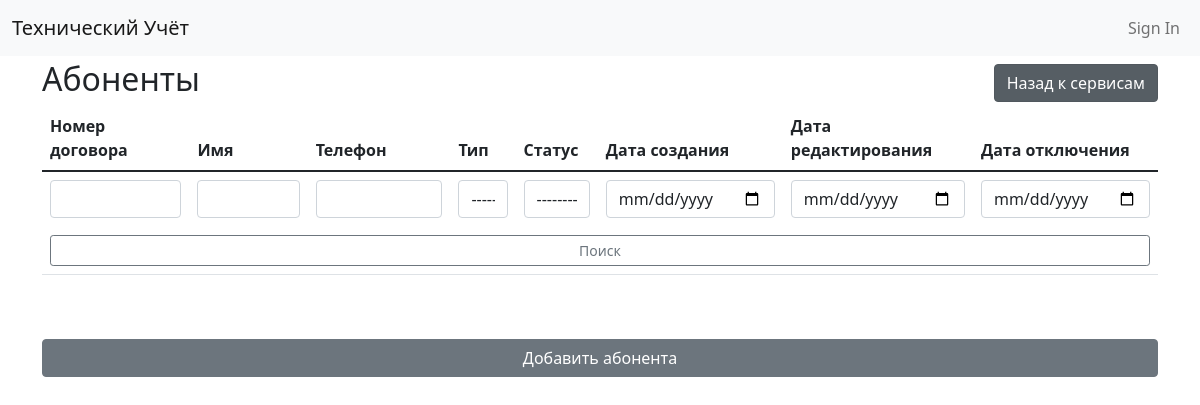
The page /abonents/ on the database as committed earlier.
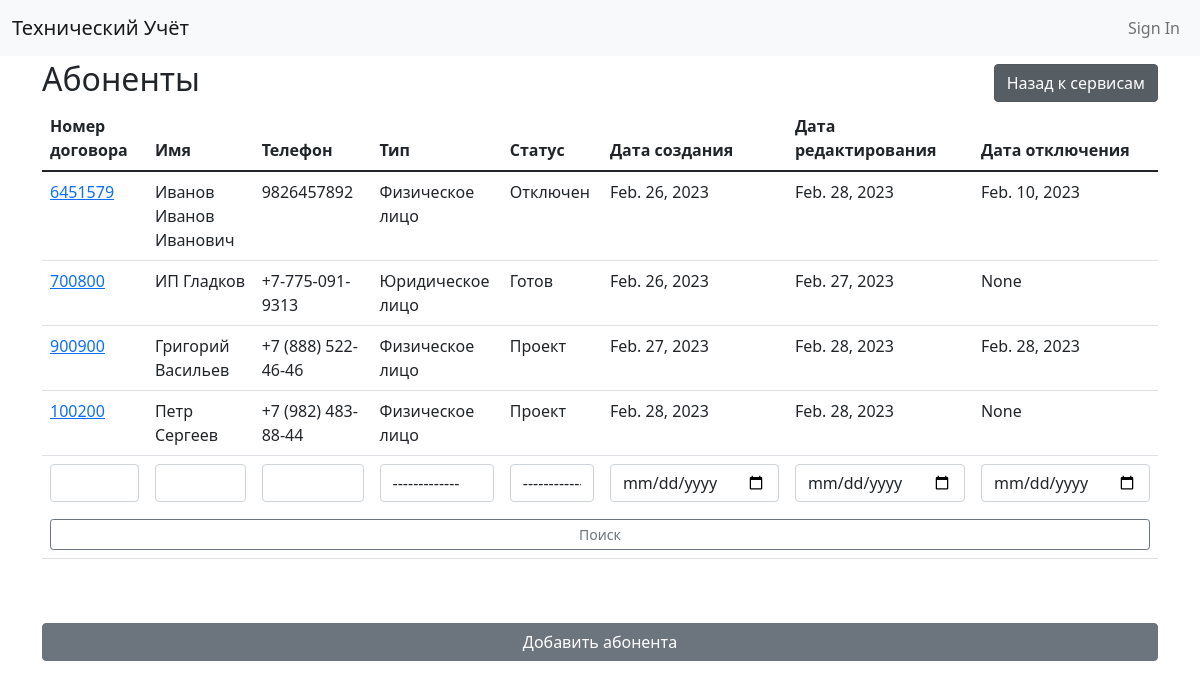
The same page on the database as committed later.
### abonents/models.py (models this page shows, shortened)
class Abonent(models.Model):
    name = models.CharField('Имя', max_length=25, unique=True)
    type = models.ForeignKey(AbonentType, on_delete=models.CASCADE, verbose_name="Тип")
    created_date = models.DateField('Дата создания', auto_now_add=True)
    change_date = models.DateField('Дата изменения', auto_now=True)
    enable_date = models.DateField('Дата подключения', blank=True, null=True)
    disable_date = models.DateField('Дата отключения', blank=True, null=True)
    phone = models.CharField('Номер телефона', max_length=30, unique=True, null=True, blank=True)
    contract = models.CharField('Номер договора', max_length=50, unique=True, null=True, blank=True)
    object_status = models.ForeignKey(
        ObjectStatus,
        on_delete=models.CASCADE,
        verbose_name='Статус',
        blank=True,
        null=True
    )
    building = models.ForeignKey(
        'buildings.building',
        on_delete=models.CASCADE,
        verbose_name="Здание",
        null=True,
        blank=True
    )
    class Meta:
        verbose_name = "Абонент"
        verbose_name_plural = "Абоненты"
        ordering = ['id']
    def get_absolute_url(self):
        return reverse('abonent-detail', kwargs={'pk': self.pk})

class AbonentType(models.Model):
    name = models.CharField('Наименование', max_length=16, unique=True)
    class Meta:
        verbose_name = "Тип абонента"
        verbose_name_plural = "Типы абонентов"
        ordering = ['id']
    def __str__(self):
        return self.name

class ObjectStatus(models.Model):
    name = models.CharField('Наименование', max_length=50, unique=True)
    class Meta:
        verbose_name = "Статус объекта"
        verbose_name_plural = "Статусы объектов"
        ordering = ['id']
    def __str__(self):
        return self.name

### abonents/views.py (the view, shortened to what this page needs)
# urls.py: path("", ListAndCreateAbonentView.as_view(), name='abonent-list'),
class ListAndCreateAbonentView(CreateView):
    model = Abonent
    template_name = "abonents/list.html"
    fields = create_and_update_fileds
    def get_context_data(self, **kwargs):
        context = super().get_context_data(**kwargs)
        qs = self.model.objects.all()
        filtered = False
        if self.request.GET.get('contract'):
            contract = self.request.GET.get('contract')
            qs = qs.filter(contract__icontains=contract)
            filtered = True
            context['contract'] = contract
        if self.request.GET.get('name'):
            name = self.request.GET.get('name')
            qs = qs.filter(name__icontains=name)
            filtered = True
            context['name'] = name
        if self.request.GET.get('phone'):
            phone = self.request.GET.get('phone')
            qs = qs.filter(phone__icontains=phone)
            filtered = True
            context['phone'] = phone
        if self.request.GET.get('type'):
            _type = self.request.GET.get('type')
            if _type.isdigit():
                qs = qs.filter(type__id=int(_type))
                filtered = True
                context['select_type'] = int(_type)
        if self.request.GET.get('object_status'):
            object_status = self.request.GET.get('object_status')
            if object_status.isdigit():
                qs = qs.filter(object_status__id=int(object_status))
                filtered = True
                context['select_object_status'] = int(object_status)
        page = 1
        if self.request.GET.get('page'):
            page = self.request.GET.get('page')
            if page.isdigit():
                page = int(page)
        paginator = Paginator(qs, 20)
        context['abonents_pages'] = paginator.num_pages
        context["abonents"] = paginator.get_page(page)
        context["object_statuses"] = ObjectStatus.objects.all()
        context["abonent_types"] = AbonentType.objects.all()
        context['buildings'] = Building.objects.select_related('region').all()
        context["regions"] = Region.objects.all()
        context["filtered"] = filtered
        return context

### buildings/models.py (called while the page is built)
    def __str__(self):
        return f'{self.street}, {self.house}'

### techuchet/users/context_processors.py (called while the page is built)
def allauth_settings(request):
    return {
        "ACCOUNT_ALLOW_REGISTRATION": settings.ACCOUNT_ALLOW_REGISTRATION,
    }

### abonents/templates/abonents/list.html (shortened to what this page needs)
{% extends "base.html" %}
{% load crispy_forms_tags %}
{% block content %}
    <div class="d-flex justify-content-between align-items-center">
        <h2>Абоненты</h2>
        <a href="{% url 'services-page' %}"><button class="btn btn-secondary active" role="button" aria-pressed="true">Назад к сервисам</button></a>
    </div>
    <table class="table">
        <thead>
          <tr>
            <th scope="col">Номер договора</th>
            <th scope="col">Имя</th>
            <th scope="col">Телефон</th>
            <th scope="col">Тип</th>
            <th scope="col">Статус</th>
            <th scope="col">Дата создания</th>
            <th scope="col">Дата редактирования</th>
            <th scope="col">Дата отключения</th>
          </tr>
        </thead>
        <tbody>
            {% for abonent in abonents %}
                <tr>
                    <td><a href="{{ abonent.get_absolute_url }}">{{ abonent.contract }}</a></td>
                    <td>{{ abonent.name }}</td>
                    <td>{{ abonent.phone }}</td>
                    <td>{{ abonent.type }}</td>
                    <td>{{ abonent.object_status }}</td>
                    <td>{{ abonent.created_date }}</td>
                    <td>{{ abonent.change_date }}</td>
                    <td>{{ abonent.disable_date }}</td>
                </tr>
            {% endfor %}
              <form action=".">
                <tr class="form-table-search-tr">
                  <td><input name="contract" {% if contract %}value="{{contract}}"{% endif %} class="form-control form-table-search-input"></input></td>
                  <td><input name="name" {% if name %}value="{{name}}"{% endif %} class="form-control form-table-search-input"></input></td>
                  <td><input name="phone" {% if phone %}value="{{phone}}"{% endif %} class="form-control form-table-search-input"></input></td>
                  <td>
                    <select name="type" class="form-control form-table-search-input">
                      <option value="">-------------</option>
                    </select>
                  </td>
                  <td>
                    <select name="object_status" class="form-control form-table-search-input">
                      <option value="">-------------</option>
                    </select>
                  </td>
                  <td><input type="date" {% if created_date %}value="{{created_date}}"{% endif %} name="created_date" class="form-control form-table-search-input"></input></td>
                  <td><input type="date" {% if change_date %}value="{{change_date}}"{% endif %} name="change_date" class="form-control form-table-search-input"></input></td>
                  <td><input type="date" {% if disable_date %}value="{{disable_date}}"{% endif %} name="disable_date" class="form-control form-table-search-input"></input></td>
                </tr>
                <tr {% if filtered %}class="form-table-search-tr"{% endif %}>
                  <td colspan="8"><button class="w-100 btn btn-outline-secondary btn-sm" type="submit">Поиск</button></td>
                </tr>
              </form>
        </tbody>
      </table>
      <button type="button" class="w-100 btn btn-secondary mt-5" data-bs-toggle="modal" id="modal-btn" data-bs-target="#exampleModal">
        Добавить абонента
      </button>
{% endblock %}

Rows that differ between the two databases and show on the page:
added Abonent: contract "6451579", name "Иванов Иванов Иванович", phone "9826457892", type "Физическое лицо", object_status "Отключен", created_date "Feb. 26, 2023", change_date "Feb. 28, 2023", disable_date "Feb. 10, 2023"
added Abonent: contract "700800", name "ИП Гладков", phone "+7-775-091-9313", type "Юридическое лицо", object_status "Готов", created_date "Feb. 26, 2023", change_date "Feb. 27, 2023", disable_date "None"
added Abonent: contract "900900", name "Григорий Васильев", phone "+7 (888) 522-46-46", type "Физическое лицо", object_status "Проект", created_date "Feb. 27, 2023", change_date "Feb. 28, 2023", disable_date "Feb. 28, 2023"
added Abonent: contract "100200", name "Петр Сергеев", phone "+7 (982) 483-88-44", type "Физическое лицо", object_status "Проект", created_date "Feb. 28, 2023", change_date "Feb. 28, 2023", disable_date "None"
